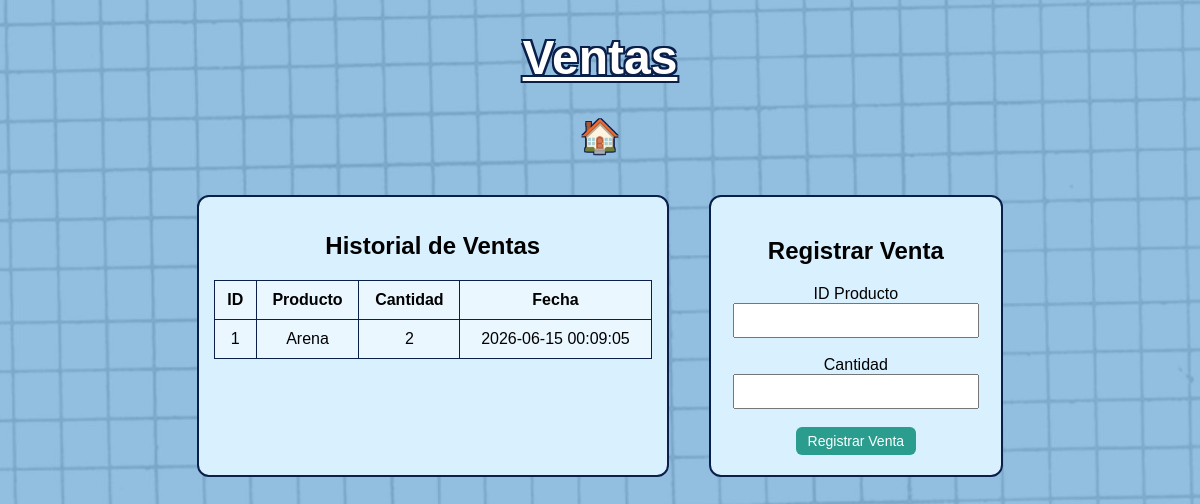
The app's page /ventas with its own data.
### tables this page shows
CREATE TABLE ventas (
    id INTEGER PRIMARY KEY AUTOINCREMENT,
    producto_id INTEGER,
    cantidad INTEGER,
    fecha TEXT DEFAULT CURRENT_TIMESTAMP
);

CREATE TABLE productos (
    id INTEGER PRIMARY KEY AUTOINCREMENT,
    nombre TEXT NOT NULL,
    categoria TEXT NOT NULL,
    precio_unitario REAL NOT NULL,
    cantidad INTEGER NOT NULL,
    stock_minimo INTEGER NOT NULL
);

### app.py (the view)
@app.route("/ventas")
def pagina_ventas():
    conn = conectar_db()
    cursor = conn.cursor()
    cursor.execute("""
        SELECT v.id, p.nombre, v.cantidad, v.fecha
        FROM ventas v
        JOIN productos p ON p.id = v.producto_id
        ORDER BY v.id DESC
    """)
    ventas = cursor.fetchall()
    conn.close()
    return render_template("ventas.html", ventas=ventas)

### app.py (called while the page is built)
def conectar_db():
    conn = sqlite3.connect("inventario.db")
    conn.row_factory = sqlite3.Row
    return conn

### templates/ventas.html (shortened to what this page needs)
<!DOCTYPE html>
<html lang="es">
<head>
    <link rel="stylesheet"
          href="{{ url_for('static', filename='css/style.css') }}">
</head>
<body class="inventario">
    <h1 class="titulo">Ventas</h1>
    <a href="/" class="home-link">🏠</a>
    <div class="contenedor-inventario">
        <div class="tabla-productos">
            <h2>Historial de Ventas</h2>
            {% if ventas|length == 0 %}
                <p>No hay ventas registradas.</p>
            {% else %}
            <table border="1">
                <tr>
                    <th>ID</th>
                    <th>Producto</th>
                    <th>Cantidad</th>
                    <th>Fecha</th>
                </tr>
                {% for venta in ventas %}
                <tr>
                    <td>{{ venta["id"] }}</td>
                    <td>{{ venta["nombre"] }}</td>
                    <td>{{ venta["cantidad"] }}</td>
                    <td>{{ venta["fecha"] }}</td>
                </tr>
                {% endfor %}
            </table>
            {% endif %}
        </div>
        <div class="panel-lateral">
            <h2>Registrar Venta</h2>
            <form method="POST" action="/ventas/registrar">
                <label>ID Producto</label>
                <br>
                <input type="number" name="id_producto" required>
                <br><br>
                <label>Cantidad</label>
                <br>
                <input type="number" name="cantidad" required>
                <br><br>
                <button type="submit">
                    Registrar Venta
                </button>
            </form>
        </div>
    </div>
</body>
</html>

### static/css/style.css (style rules this page uses)
body { margin: 0; min-height: 100vh; display: flex; flex-direction: column; align-items: center; text-align: center; background-color: #f5f5f5; font-family: 'Dancing Script', sans-serif; justify-content: flex-start; }
h1 { margin-top: 120px; font-size: 65px; color: white; text-decoration: underline; text-shadow: -2px -2px 0 #0b1f4b, 2px -2px 0 #0b1f4b, -2px 2px 0 #0b1f4b, 2px 2px 0 #0b1f4b, 0px 0px 6px #0b1f4b; }
.titulo { text-align: center; font-size: 48px; margin-top: 30px; color: white; text-shadow: -2px -2px 0 #0b1f4b, 2px -2px 0 #0b1f4b, -2px 2px 0 #0b1f4b, 2px 2px 0 #0b1f4b; }
.contenedor-inventario { display: flex; justify-content: center; gap: 40px; margin-top: 40px; }
.tabla-productos, .stock-bajo { width: 65%; background-color: #d9f1ff; border: 2px solid #0b1f4b; border-radius: 12px; padding: 15px; }
.tabla-productos table, .stock-bajo table { width: 100%; border-collapse: collapse; background-color: #eaf7ff; }
.tabla-productos th, .tabla-productos td, .stock-bajo th, .stock-bajo td { border: 1px solid #0b1f4b; padding: 10px; text-align: center; }
.panel-lateral { width: 300px; padding: 20px; border: 2px solid #0b1f4b; border-radius: 12px; background-color: #d9f1ff; }
.panel-lateral input { width: 90%; padding: 8px; }
button { border: none; padding: 5px 10px; border-radius: 6px; cursor: pointer; font-family: 'Dancing Script', sans-serif; font-size: 14px; transition: 0.2s; }
form button { background-color: #e63946; color: white; font-size: 13px; padding: 5px 10px; }
.panel-lateral form button { width: auto; padding: 6px 12px; font-size: 14px; background-color: #2a9d8f; color: white; }
.home-link { font-size: 32px; text-decoration: none; color: white; text-shadow: -1px -1px 0 #0b1f4b, 1px -1px 0 #0b1f4b, -1px 1px 0 #0b1f4b, 1px 1px 0 #0b1f4b; }
.inventario { background-image: url("/static/img/fondo2.jpg"); background-size: cover; background-position: center; background-repeat: no-repeat; min-height: 100vh; margin: 0; }

### records on screen
ventas: id "1", nombre "Arena", cantidad "2", fecha "2026-06-15 00:09:05"
